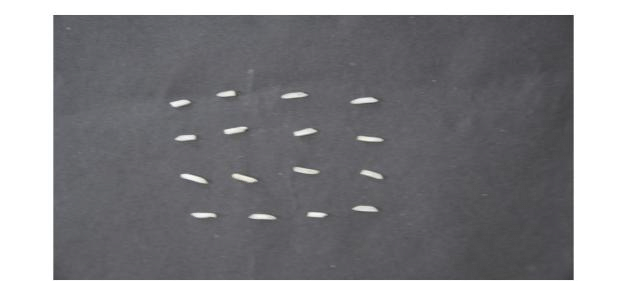
#> input picture odev3/pirinc.png, 626 x 281 px
$ python odev3.py
#> lines starting #> are read from the running program, lines starting #| are printed output that depends on the picture; after the words box and inside, x2 and y2 are one past the last pixel; in counts of white or black regions, pixels touching at a corner belong together
import cv2
import numpy as np

# Görüntüyü oku
image = cv2.imread('pirinc.png')
#> image is the input picture: shape (281, 626, 3); mean B, G, R 133.7, 130.2, 130.6

# Gri seviyeye dönüştür
gray = cv2.cvtColor(image, cv2.COLOR_BGR2GRAY)

# Eşikleme yap
_, thresh = cv2.threshold(gray, 120, 255, cv2.THRESH_BINARY)
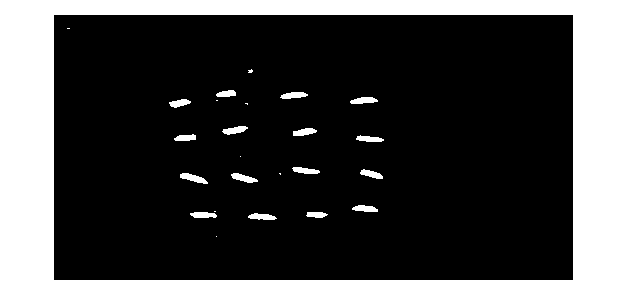
#> thresh: shape (281, 626); 23% white; 25 white regions (8 under 20 px), largest, box (x1, y1, x2, y2) and area: (0, 0, 626, 281) 38371, (180, 173, 208, 184) 161, (231, 173, 258, 183) 149

# Morfolojik işlemler uygula (istenmeyen arka planları temizle)
kernel = np.ones((5, 5), np.uint8)
morph = cv2.morphologyEx(thresh, cv2.MORPH_OPEN, kernel)
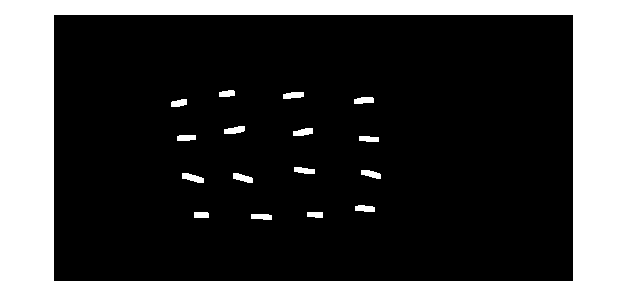
#> morph: shape (281, 626); 22.5% white; 17 white regions, largest, box (x1, y1, x2, y2) and area: (0, 0, 626, 281) 37852, (182, 173, 204, 183) 138, (233, 173, 253, 183) 127

# Nesne etiketleme yap
_, labels, stats, centroids = cv2.connectedComponentsWithStats(morph)
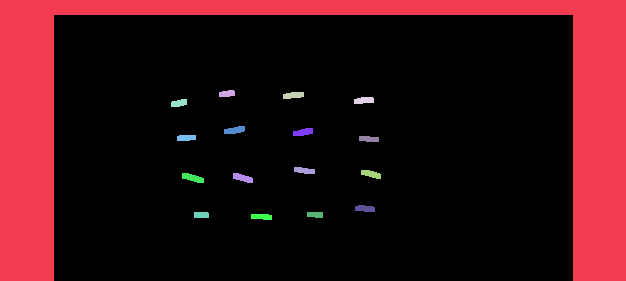
#> labels: shape (281, 626) int32; 18 distinct labels, from 0 to 17; one colour per label, 0 black
#> stats = 18 rows, first 6: [54, 15, 519, 266, 136262], [0, 0, 626, 281, 37852], [219, 90, 16, 7, 94], [283, 92, 21, 7, 120], [354, 97, 20, 7, 118], [171, 99, 16, 8, 101]; centroids = 18 rows, first 8: [313.5, 147.4], [310.7, 112.6], [226.7, 93.22], [293, 94.88], [363.6, 99.97], [178.7, 102.7], [234.3, 129.8], [302.9, 131.7]

# Toplam pirinç sayısını bul
rice_count = len(stats) - 1  # İlk etiket (arka plan) hariç diğer etiketleri say
#> rice_count = 17

# Eşiklenmiş görüntüyü göster
cv2.imshow("gerçek resim", image)
cv2.imshow('Thresholded Image', morph)
cv2.waitKey(0)
cv2.destroyAllWindows()

# Pirinç sayısını ekrana yazdır
print('Pirinç Sayısı:', rice_count)
#| Pirinç Sayısı: 17
